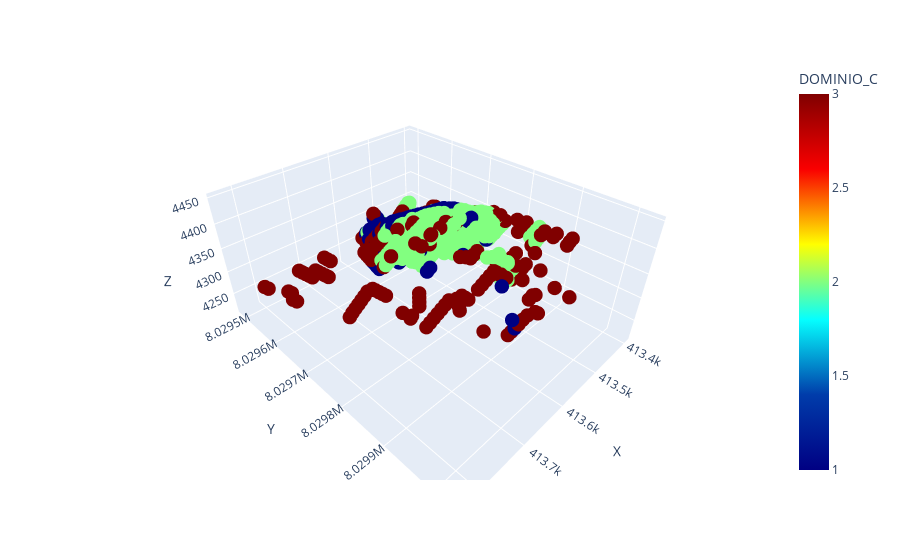

The notebook cell this image was saved under:
### Code cell
fig = px.scatter_3d(data_origen[data_origen["MINTYPE_CODE"]==1], x="X", y="Y",z="Z", color="DOMINIO_C", 
#fig = px.scatter_3d(df_numerical_trans, x="X", y="Y",z="Z", color="clusters", 
                    color_continuous_scale=px.colors.sequential.Jet)
fig.update_traces(marker=dict(size=5))
fig.show()

### Figure 1 — Plotly figure (JSON) as saved in the notebook; plotly's stock layout.template omitted (floating-point values rounded to 4 significant figures; data arrays with more than 128 entries replaced by an {"elided": "..."} marker saying what was removed)
{"data": [{"hovertemplate": "X=%{x}<br>Y=%{y}<br>Z=%{z}<br>DOMINIO_C=%{marker.color}<extra></extra>", "legendgroup": "", "marker": {"color": {"elided": "922 int values"}, "coloraxis": "coloraxis", "size": 5, "symbol": "circle"}, "mode": "markers", "name": "", "scene": "scene", "showlegend": false, "type": "scatter3d", "x": {"elided": "922 float values"}, "y": {"elided": "922 float values"}, "z": {"elided": "922 float values"}}], "layout": {"coloraxis": {"colorbar": {"title": {"text": "DOMINIO_C"}}, "colorscale": [[0, "rgb(0,0,131)"], [0.2, "rgb(0,60,170)"], [0.4, "rgb(5,255,255)"], [0.6, "rgb(255,255,0)"], [0.8, "rgb(250,0,0)"], [1, "rgb(128,0,0)"]]}, "legend": {"tracegroupgap": 0}, "margin": {"t": 60}, "scene": {"domain": {"x": [0, 1], "y": [0, 1]}, "xaxis": {"title": {"text": "X"}}, "yaxis": {"title": {"text": "Y"}}, "zaxis": {"title": {"text": "Z"}}}}}
